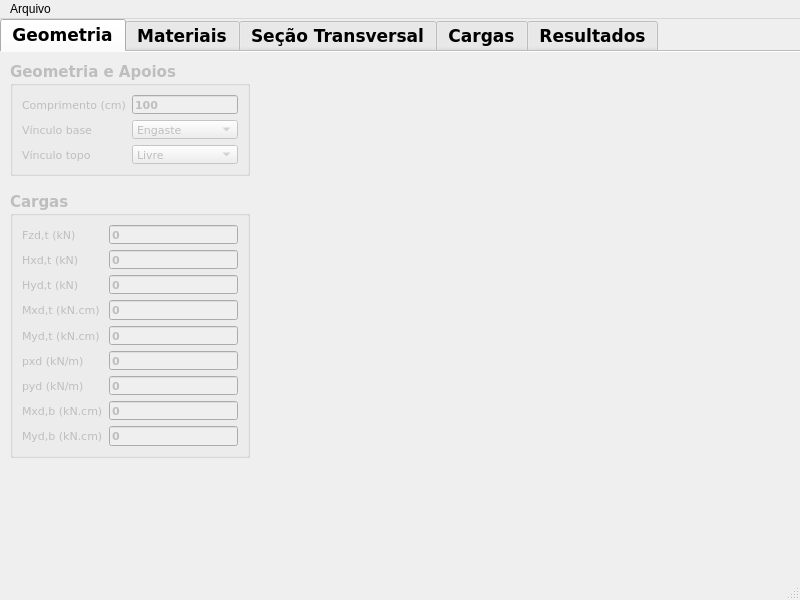
<?xml version="1.0" encoding="UTF-8"?>
<ui version="4.0">
 <class>MainWindow</class>
 <widget class="QMainWindow" name="MainWindow">
  <property name="geometry">
   <rect>
    <x>0</x>
    <y>0</y>
    <width>800</width>
    <height>600</height>
   </rect>
  </property>
  <property name="windowTitle">
   <string>MainWindow</string>
  </property>
  <widget class="QWidget" name="centralwidget">
   <widget class="QTabWidget" name="tabWidget">
    <property name="enabled">
     <bool>true</bool>
    </property>
    <property name="geometry">
     <rect>
      <x>0</x>
      <y>0</y>
      <width>800</width>
      <height>571</height>
     </rect>
    </property>
    <property name="sizePolicy">
     <sizepolicy hsizetype="Expanding" vsizetype="Expanding">
      <horstretch>0</horstretch>
      <verstretch>0</verstretch>
     </sizepolicy>
    </property>
    <property name="font">
     <font>
      <family>Verdana</family>
      <pointsize>13</pointsize>
      <weight>75</weight>
      <italic>false</italic>
      <bold>true</bold>
      <underline>false</underline>
      <strikeout>false</strikeout>
      <kerning>true</kerning>
     </font>
    </property>
    <property name="autoFillBackground">
     <bool>false</bool>
    </property>
    <property name="tabPosition">
     <enum>QTabWidget::North</enum>
    </property>
    <property name="tabShape">
     <enum>QTabWidget::Rounded</enum>
    </property>
    <property name="currentIndex">
     <number>0</number>
    </property>
    <property name="elideMode">
     <enum>Qt::ElideNone</enum>
    </property>
    <property name="documentMode">
     <bool>true</bool>
    </property>
    <property name="tabsClosable">
     <bool>false</bool>
    </property>
    <property name="movable">
     <bool>false</bool>
    </property>
    <property name="tabBarAutoHide">
     <bool>false</bool>
    </property>
    <widget class="QWidget" name="tab_geo">
     <property name="enabled">
      <bool>false</bool>
     </property>
     <property name="font">
      <font>
       <family>Verdana</family>
       <pointsize>13</pointsize>
       <weight>50</weight>
       <italic>false</italic>
       <bold>false</bold>
       <underline>false</underline>
       <strikeout>false</strikeout>
       <kerning>true</kerning>
      </font>
     </property>
     <property name="mouseTracking">
      <bool>false</bool>
     </property>
     <property name="statusTip">
      <string/>
     </property>
     <attribute name="title">
      <string>Geometria</string>
     </attribute>
     <widget class="QGroupBox" name="groupGeo">
      <property name="geometry">
       <rect>
        <x>10</x>
        <y>10</y>
        <width>240</width>
        <height>114</height>
       </rect>
      </property>
      <property name="font">
       <font>
        <pointsize>11</pointsize>
        <weight>75</weight>
        <bold>true</bold>
       </font>
      </property>
      <property name="title">
       <string>Geometria e Apoios</string>
      </property>
      <layout class="QGridLayout" name="gridLayout">
       <item row="0" column="0">
        <widget class="QLabel" name="labelComp">
         <property name="font">
          <font>
           <pointsize>8</pointsize>
           <weight>50</weight>
           <bold>false</bold>
          </font>
         </property>
         <property name="text">
          <string>Comprimento (cm)</string>
         </property>
        </widget>
       </item>
       <item row="0" column="1">
        <widget class="QLineEdit" name="lineComp">
         <property name="enabled">
          <bool>false</bool>
         </property>
         <property name="font">
          <font>
           <pointsize>8</pointsize>
           <weight>75</weight>
           <bold>true</bold>
          </font>
         </property>
         <property name="text">
          <string>100</string>
         </property>
         <property name="placeholderText">
          <string/>
         </property>
        </widget>
       </item>
       <item row="1" column="0">
        <widget class="QLabel" name="labelVincB">
         <property name="font">
          <font>
           <pointsize>8</pointsize>
           <weight>50</weight>
           <bold>false</bold>
          </font>
         </property>
         <property name="text">
          <string>Vínculo base</string>
         </property>
        </widget>
       </item>
       <item row="1" column="1">
        <widget class="QComboBox" name="comboVincB">
         <property name="enabled">
          <bool>false</bool>
         </property>
         <property name="font">
          <font>
           <pointsize>8</pointsize>
           <weight>50</weight>
           <bold>false</bold>
          </font>
         </property>
         <item>
          <property name="text">
           <string>Engaste</string>
          </property>
         </item>
         <item>
          <property name="text">
           <string>Apoio</string>
          </property>
         </item>
        </widget>
       </item>
       <item row="2" column="0">
        <widget class="QLabel" name="labelVincT">
         <property name="font">
          <font>
           <pointsize>8</pointsize>
           <weight>50</weight>
           <bold>false</bold>
          </font>
         </property>
         <property name="text">
          <string>Vínculo topo</string>
         </property>
        </widget>
       </item>
       <item row="2" column="1">
        <widget class="QComboBox" name="comboVincT">
         <property name="enabled">
          <bool>false</bool>
         </property>
         <property name="font">
          <font>
           <pointsize>8</pointsize>
           <weight>50</weight>
           <bold>false</bold>
          </font>
         </property>
         <item>
          <property name="text">
           <string>Livre</string>
          </property>
         </item>
         <item>
          <property name="text">
           <string>Engaste</string>
          </property>
         </item>
         <item>
          <property name="text">
           <string>Apoio</string>
          </property>
         </item>
        </widget>
       </item>
      </layout>
     </widget>
     <widget class="QGroupBox" name="groupCar">
      <property name="geometry">
       <rect>
        <x>10</x>
        <y>140</y>
        <width>240</width>
        <height>266</height>
       </rect>
      </property>
      <property name="font">
       <font>
        <pointsize>11</pointsize>
        <weight>75</weight>
        <bold>true</bold>
       </font>
      </property>
      <property name="title">
       <string>Cargas</string>
      </property>
      <layout class="QFormLayout" name="formLayout">
       <item row="0" column="0">
        <widget class="QLabel" name="labelCar1">
         <property name="font">
          <font>
           <pointsize>8</pointsize>
           <weight>50</weight>
           <bold>false</bold>
          </font>
         </property>
         <property name="text">
          <string>Fzd,t (kN)</string>
         </property>
        </widget>
       </item>
       <item row="0" column="1">
        <widget class="QLineEdit" name="lineCar1">
         <property name="enabled">
          <bool>false</bool>
         </property>
         <property name="font">
          <font>
           <pointsize>8</pointsize>
           <weight>75</weight>
           <bold>true</bold>
          </font>
         </property>
         <property name="text">
          <string>0</string>
         </property>
         <property name="placeholderText">
          <string/>
         </property>
        </widget>
       </item>
       <item row="1" column="0">
        <widget class="QLabel" name="labelCar2">
         <property name="font">
          <font>
           <pointsize>8</pointsize>
           <weight>50</weight>
           <bold>false</bold>
          </font>
         </property>
         <property name="text">
          <string>Hxd,t (kN)</string>
         </property>
        </widget>
       </item>
       <item row="1" column="1">
        <widget class="QLineEdit" name="lineCar2">
         <property name="enabled">
          <bool>false</bool>
         </property>
         <property name="font">
          <font>
           <pointsize>8</pointsize>
           <weight>75</weight>
           <bold>true</bold>
          </font>
         </property>
         <property name="text">
          <string>0</string>
         </property>
         <property name="placeholderText">
          <string/>
         </property>
        </widget>
       </item>
       <item row="2" column="0">
        <widget class="QLabel" name="labelCar3">
         <property name="font">
          <font>
           <pointsize>8</pointsize>
           <weight>50</weight>
           <bold>false</bold>
          </font>
         </property>
         <property name="text">
          <string>Hyd,t (kN)</string>
         </property>
        </widget>
       </item>
       <item row="2" column="1">
        <widget class="QLineEdit" name="lineCar3">
         <property name="enabled">
          <bool>false</bool>
         </property>
         <property name="font">
          <font>
           <pointsize>8</pointsize>
           <weight>75</weight>
           <bold>true</bold>
          </font>
         </property>
         <property name="text">
          <string>0</string>
         </property>
         <property name="placeholderText">
          <string/>
         </property>
        </widget>
       </item>
       <item row="3" column="0">
        <widget class="QLabel" name="labelCar4">
         <property name="font">
          <font>
           <pointsize>8</pointsize>
           <weight>50</weight>
           <bold>false</bold>
          </font>
         </property>
         <property name="text">
          <string>Mxd,t (kN.cm)</string>
         </property>
        </widget>
       </item>
       <item row="3" column="1">
        <widget class="QLineEdit" name="lineCar4">
         <property name="enabled">
          <bool>false</bool>
         </property>
         <property name="font">
          <font>
           <pointsize>8</pointsize>
           <weight>75</weight>
           <bold>true</bold>
          </font>
         </property>
         <property name="text">
          <string>0</string>
         </property>
         <property name="placeholderText">
          <string/>
         </property>
        </widget>
       </item>
       <item row="4" column="0">
        <widget class="QLabel" name="labelCar5">
         <property name="font">
          <font>
           <pointsize>8</pointsize>
           <weight>50</weight>
           <bold>false</bold>
          </font>
         </property>
         <property name="text">
          <string>Myd,t (kN.cm)</string>
         </property>
        </widget>
       </item>
       <item row="4" column="1">
        <widget class="QLineEdit" name="lineCar5">
         <property name="enabled">
          <bool>false</bool>
         </property>
         <property name="font">
          <font>
           <pointsize>8</pointsize>
           <weight>75</weight>
           <bold>true</bold>
          </font>
         </property>
         <property name="text">
          <string>0</string>
         </property>
         <property name="placeholderText">
          <string/>
         </property>
        </widget>
       </item>
       <item row="5" column="0">
        <widget class="QLabel" name="labelCar6">
         <property name="font">
          <font>
           <pointsize>8</pointsize>
           <weight>50</weight>
           <bold>false</bold>
          </font>
         </property>
         <property name="text">
          <string>pxd (kN/m)</string>
         </property>
        </widget>
       </item>
       <item row="5" column="1">
        <widget class="QLineEdit" name="lineCar6">
         <property name="enabled">
          <bool>false</bool>
         </property>
         <property name="font">
          <font>
           <pointsize>8</pointsize>
           <weight>75</weight>
           <bold>true</bold>
          </font>
         </property>
         <property name="text">
          <string>0</string>
         </property>
         <property name="placeholderText">
          <string/>
         </property>
        </widget>
       </item>
       <item row="6" column="0">
        <widget class="QLabel" name="labelCar7">
         <property name="font">
          <font>
           <pointsize>8</pointsize>
           <weight>50</weight>
           <bold>false</bold>
          </font>
         </property>
         <property name="text">
          <string>pyd (kN/m)</string>
         </property>
        </widget>
       </item>
       <item row="6" column="1">
        <widget class="QLineEdit" name="lineCar7">
         <property name="enabled">
          <bool>false</bool>
         </property>
         <property name="font">
          <font>
           <pointsize>8</pointsize>
           <weight>75</weight>
           <bold>true</bold>
          </font>
         </property>
         <property name="text">
          <string>0</string>
         </property>
         <property name="placeholderText">
          <string/>
         </property>
        </widget>
       </item>
       <item row="7" column="0">
        <widget class="QLabel" name="labelCar8">
         <property name="font">
          <font>
           <pointsize>8</pointsize>
           <weight>50</weight>
           <bold>false</bold>
          </font>
         </property>
         <property name="text">
          <string>Mxd,b (kN.cm)</string>
         </property>
        </widget>
       </item>
       <item row="7" column="1">
        <widget class="QLineEdit" name="lineCar8">
         <property name="enabled">
          <bool>false</bool>
         </property>
         <property name="font">
          <font>
           <pointsize>8</pointsize>
           <weight>75</weight>
           <bold>true</bold>
          </font>
         </property>
         <property name="text">
          <string>0</string>
         </property>
         <property name="placeholderText">
          <string/>
         </property>
        </widget>
       </item>
       <item row="8" column="0">
        <widget class="QLabel" name="labelCar9">
         <property name="font">
          <font>
           <pointsize>8</pointsize>
           <weight>50</weight>
           <bold>false</bold>
          </font>
         </property>
         <property name="text">
          <string>Myd,b (kN.cm)</string>
         </property>
        </widget>
       </item>
       <item row="8" column="1">
        <widget class="QLineEdit" name="lineCar9">
         <property name="enabled">
          <bool>false</bool>
         </property>
         <property name="font">
          <font>
           <pointsize>8</pointsize>
           <weight>75</weight>
           <bold>true</bold>
          </font>
         </property>
         <property name="text">
          <string>0</string>
         </property>
         <property name="placeholderText">
          <string/>
         </property>
        </widget>
       </item>
      </layout>
     </widget>
    </widget>
    <widget class="QWidget" name="tab_mat">
     <attribute name="title">
      <string>Materiais</string>
     </attribute>
    </widget>
    <widget class="QWidget" name="tab_sec">
     <attribute name="title">
      <string>Seção Transversal</string>
     </attribute>
    </widget>
    <widget class="QWidget" name="tab_car">
     <attribute name="title">
      <string>Cargas</string>
     </attribute>
    </widget>
    <widget class="QWidget" name="tab_res">
     <property name="enabled">
      <bool>false</bool>
     </property>
     <property name="font">
      <font>
       <family>Verdana</family>
       <pointsize>13</pointsize>
       <weight>75</weight>
       <italic>false</italic>
       <bold>true</bold>
       <underline>false</underline>
       <strikeout>false</strikeout>
       <kerning>true</kerning>
      </font>
     </property>
     <property name="accessibleName">
      <string/>
     </property>
     <attribute name="title">
      <string>Resultados</string>
     </attribute>
    </widget>
   </widget>
  </widget>
  <widget class="QMenuBar" name="menubar">
   <property name="geometry">
    <rect>
     <x>0</x>
     <y>0</y>
     <width>800</width>
     <height>21</height>
    </rect>
   </property>
   <widget class="QMenu" name="menuArquivo">
    <property name="title">
     <string>Arquivo</string>
    </property>
    <addaction name="actionNovo"/>
    <addaction name="separator"/>
    <addaction name="actionAbrir"/>
    <addaction name="actionSalvar"/>
    <addaction name="actionSalvar_Como"/>
    <addaction name="separator"/>
    <addaction name="actionSair"/>
   </widget>
   <addaction name="menuArquivo"/>
  </widget>
  <widget class="QStatusBar" name="statusBar"/>
  <action name="actionNovo">
   <property name="text">
    <string>Novo</string>
   </property>
   <property name="shortcut">
    <string>Ctrl+N</string>
   </property>
  </action>
  <action name="actionAbrir">
   <property name="text">
    <string>Abrir</string>
   </property>
   <property name="shortcut">
    <string>Ctrl+O</string>
   </property>
  </action>
  <action name="actionSalvar">
   <property name="text">
    <string>Salvar</string>
   </property>
  </action>
  <action name="actionSalvar_Como">
   <property name="text">
    <string>Salvar Como</string>
   </property>
  </action>
  <action name="actionSair">
   <property name="text">
    <string>Sair</string>
   </property>
  </action>
  <action name="actionGeometria">
   <property name="text">
    <string>Geometria</string>
   </property>
   <property name="toolTip">
    <string>Dados longitudinais do pilar</string>
   </property>
  </action>
  <action name="actionMateriais">
   <property name="text">
    <string>Materiais</string>
   </property>
   <property name="toolTip">
    <string>Entrada de dados dos materiais</string>
   </property>
  </action>
  <action name="actionSecaoTransversal">
   <property name="text">
    <string>Seção Transversal</string>
   </property>
   <property name="toolTip">
    <string>Dados de entrada da seção transversal</string>
   </property>
  </action>
  <action name="actionCargas">
   <property name="text">
    <string>Cargas</string>
   </property>
   <property name="toolTip">
    <string>Dados de entrada das cargas no pilar</string>
   </property>
  </action>
  <action name="actionCalcular">
   <property name="enabled">
    <bool>false</bool>
   </property>
   <property name="text">
    <string>Calcular</string>
   </property>
   <property name="toolTip">
    <string>Calcula o pilar</string>
   </property>
  </action>
  <action name="actionResultados">
   <property name="enabled">
    <bool>false</bool>
   </property>
   <property name="text">
    <string>Resultados</string>
   </property>
   <property name="toolTip">
    <string>Resultados de cálculo</string>
   </property>
  </action>
 </widget>
 <resources/>
 <connections/>
</ui>
